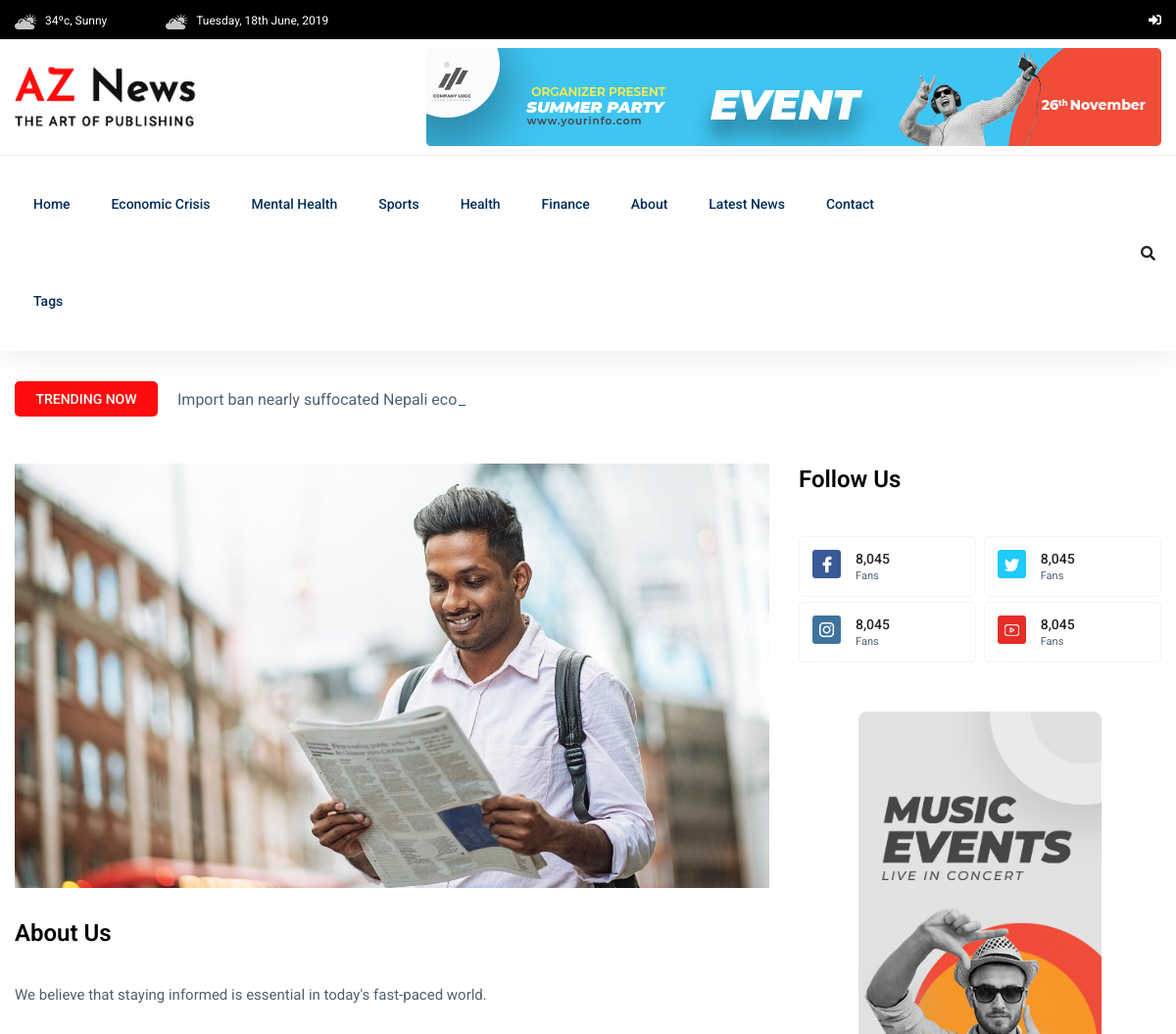
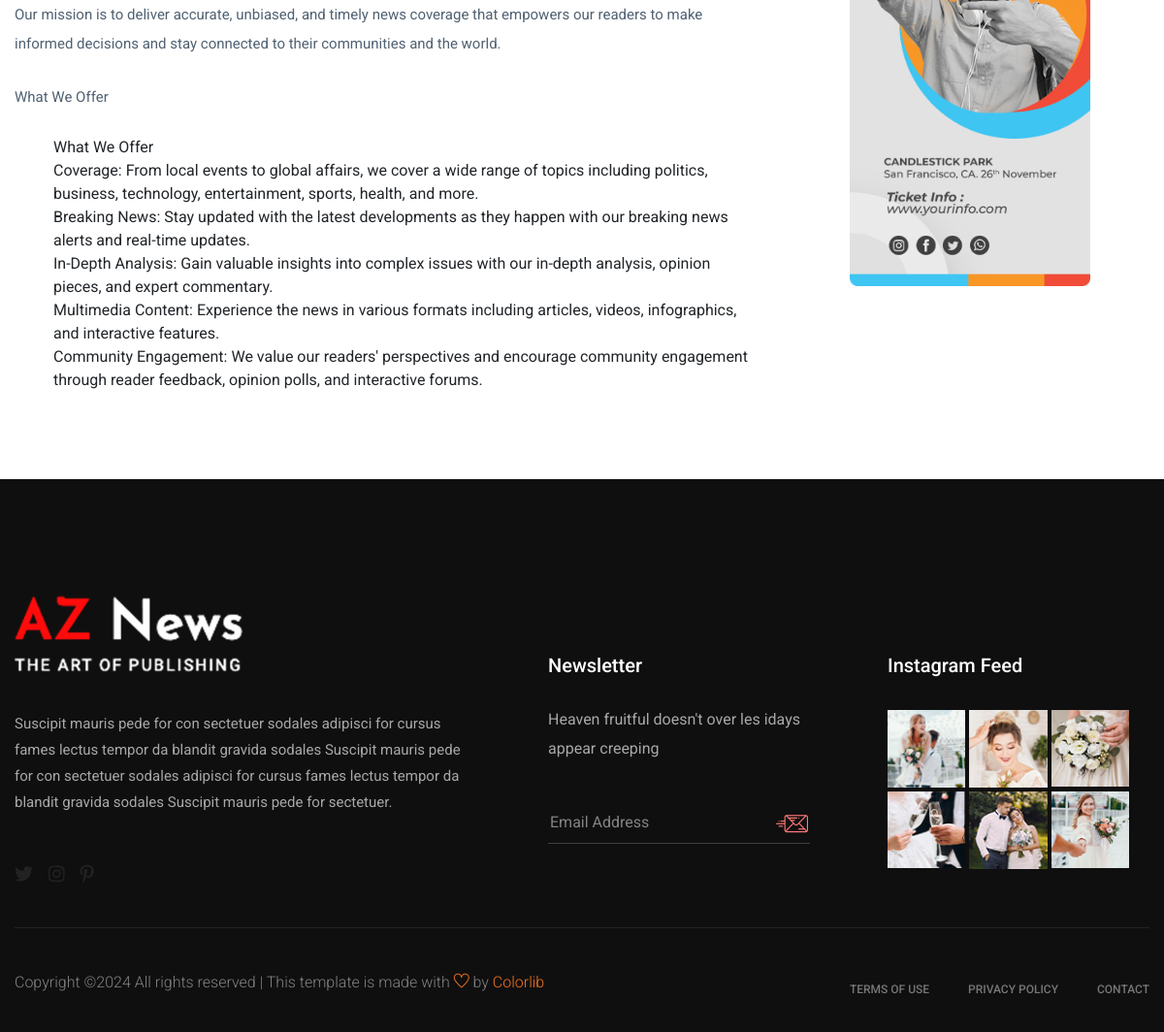
The page /about/ on the database its author committed (2 pictures, top to bottom).
### newspaper_app/models.py (models this page shows, shortened)
class TimeStampModel(models.Model):
    created_at=models.DateTimeField(auto_now_add=True)
    updated_at=models.DateTimeField(auto_now=True)
    class Meta:
        abstract=True #Do not create table in Database

class Category(TimeStampModel):
    name=models.CharField(max_length=100)

class Post(TimeStampModel):
    STATUS_CHOICES=[
        ("active","Active"),
        ("in_active","Inactive"),
    ]
    title=models.CharField(max_length=256)
    content=models.TextField()
    featured_image=models.ImageField(upload_to="post_images/%Y/%m/%d", blank=False)
    author=models.ForeignKey("auth.User", on_delete=models.CASCADE)
    status=models.CharField(max_length=20, choices=STATUS_CHOICES, default="active")
    views_count=models.PositiveBigIntegerField(default=0)
    published_at=models.DateTimeField(null=True, blank=True)
    category=models.ForeignKey(Category,on_delete=models.CASCADE)
    tag=models.ManyToManyField(Tag)

### newspaper_app/views.py (the view)
# urls.py: path("about/", views.AboutView.as_view(), name='about'),
class AboutView(TemplateView):
    template_name = "aznews/about.html"
    def get_context_data(self, **kwargs):
        context = super().get_context_data(**kwargs)
        context["trending_posts"] = Post.objects.filter(
            published_at__isnull=False, status="active"
        ).order_by("-views_count")[:3]
        context["categories"] = Category.objects.all()[:5]
        context["tags"] = Tag.objects.all()[:10]
        return context

### newspaper_app/navigation.py (called while the page is built)
def navigation(request):
    categories=Category.objects.all()[:5]
    tags=Tag.objects.all()[:10]
    trending_posts=Post.objects.filter(
        published_at__isnull=False, status="active"
    ).order_by("-views_count")[:3]
    return{
        "categories":categories,
        "tags":tags,
        "trending_posts":trending_posts,
    }

### templates/aznews/about.html
{% extends 'aznews/base.html' %}
{% load static %}
{% block content %}
<main>
    <div class="about-area">
        <div class="container">
            {% include 'aznews/home/trending/trending_title.html' %}
            <div class="row">
                <div class="col-lg-8">
                    <div class="about-right mb-90">
                        <div class="about-img">
                            <img src="{% static 'aznews/assets/img/post/Newspaper.jpg' %}" alt="">
                        </div>
                        <div class="section-tittle mb-30 pt-30">
                            <h3>About Us</h3>
                        </div>
                        <div class="about-prea">
                            <p class="about-pera1 mb-25">We believe that staying informed is essential in today's fast-paced world.</p>
                            <p class="about-pera1 mb-25">Our mission is to deliver accurate, unbiased, and timely news coverage that empowers our readers to make informed decisions and stay connected to their communities and the world.</p>
                            <p class="about-pera1 mb-25">
                                What We Offer <ol>
                                    What We Offer
<li> Coverage: From local events to global affairs, we cover a wide range of topics including politics, business, technology, entertainment, sports, health, and more.</li>
<li>Breaking News: Stay updated with the latest developments as they happen with our breaking news alerts and real-time updates.</li>
<li>In-Depth Analysis: Gain valuable insights into complex issues with our in-depth analysis, opinion pieces, and expert commentary.</li>
<li>Multimedia Content: Experience the news in various formats including articles, videos, infographics, and interactive features.</li>
<li>Community Engagement: We value our readers' perspectives and encourage community engagement through reader feedback, opinion polls, and interactive forums.</li>
                                </ol>
</p>
                        </div>
                    </div>
                </div>
                <div class="col-lg-4">
                    <div class="section-tittle mb-40">
                        <h3>Follow Us</h3>
                    </div>
                    <div class="single-follow mb-45">
                        <div class="single-box">
                            <div class="follow-us d-flex align-items-center">
                                <div class="follow-social">
                                    <a href="#"><img src="{% static 'aznews/assets/img/news/icon-fb.png' %}" alt=""></a>
                                </div>
                                <div class="follow-count">
                                    <span>8,045</span>
                                    <p>Fans</p>
                                </div>
                            </div>
                            <div class="follow-us d-flex align-items-center">
                                <div class="follow-social">
                                    <a href="#"><img src="{% static 'aznews/assets/img/news/icon-tw.png' %}" alt=""></a>
                                </div>
                                <div class="follow-count">
                                    <span>8,045</span>
                                    <p>Fans</p>
                                </div>
                            </div>
                            <div class="follow-us d-flex align-items-center">
                                <div class="follow-social">
                                    <a href="#"><img src="{% static 'aznews/assets/img/news/icon-ins.png' %}" alt=""></a>
                                </div>
                                <div class="follow-count">
                                    <span>8,045</span>
                                    <p>Fans</p>
                                </div>
                            </div>
                            <div class="follow-us d-flex align-items-center">
                                <div class="follow-social">
                                    <a href="#"><img src="{% static 'aznews/assets/img/news/icon-yo.png' %}" alt=""></a>
                                </div>
                                <div class="follow-count">
                                    <span>8,045</span>
                                    <p>Fans</p>
                                </div>
                            </div>
                        </div>
                    </div>
                    <div class="news-poster d-none d-lg-block">
                        <img src="{% static 'aznews/assets/img/news/news_card.jpg' %}" alt="">
                    </div>
                </div>
            </div>
        </div>
    </div>
</main>
{% endblock content %}

### templates/aznews/header.html (shortened to what this page needs)
{% load static %}
<header>
   <div class="header-area">
        <div class="main-header ">
            <div class="header-top black-bg d-none d-md-block">
               <div class="container">
                   <div class="col-xl-12">
                        <div class="row d-flex justify-content-between align-items-center">
                            <div class="header-info-left">
                                <ul>
                                    <li><img src="{% static 'aznews/assets/img/icon/header_icon1.png' %}" alt="">34ºc, Sunny </li>
                                    <li><img src="{% static 'aznews/assets/img/icon/header_icon1.png' %}" alt="">Tuesday, 18th June, 2019</li>
                                </ul>
                            </div>
                            <div class="header-info-right">
                                <ul class="header-social">
                                    {% if user.is_authenticated %}
                                    <li> <a href="#"><i class="fas fa-paste"></i></i></a></li>
                                    <li><a href="#"><i class="fas fa-plus"></i></a></li>
                                    <li><a href="{% url 'logout' %}"><i class="fas fa-sign-out-alt"></i></a></li>
                                    {% else %}
                                    <li><a href="{% url 'login' %}"><i class="fas fa-sign-in-alt"></i></a></li>
                                {% endif %}
                                </ul>
                            </div>
                        </div>
                   </div>
               </div>
            </div>
            <div class="header-mid d-none d-md-block">
               <div class="container">
                    <div class="row d-flex align-items-center">
                        <div class="col-xl-3 col-lg-3 col-md-3">
                            <div class="logo">
                                <a href="/"><img src="{% static 'aznews/assets/img/logo/logo.png' %}" alt=""></a>
                            </div>
                        </div>
                        <div class="col-xl-9 col-lg-9 col-md-9">
                            <div class="header-banner f-right ">
                                <img src="{% static 'aznews/assets/img/hero/header_card.jpg' %}" alt="">
                            </div>
                        </div>
                    </div>
               </div>
            </div>
           <div class="header-bottom header-sticky">
                <div class="container">
                    <div class="row align-items-center">
                        <div class="col-xl-10 col-lg-10 col-md-12 header-flex">
                            <div class="main-menu d-none d-md-block">
                                <nav>
                                    <ul id="navigation">
                                        <li><a href="/">Home</a></li>
                                        {% for category in categories %}
                                        <li><a href="{% url 'post-by-category' category.id %}">{{ category.name|title }}</a></li>
                                        {% endfor %}
                                        <li><a href="{% url 'about' %}">About</a></li>
                                        <li><a href="{% url 'post-list' %}">Latest News</a></li>
                                        <li><a href="{% url 'contact' %}">Contact</a></li>
                                        <li><a href="#">Tags</a>
                                        </li>
                                    </ul>
                                </nav>
                            </div>
                        </div>
                        <div class="col-xl-2 col-lg-2 col-md-4">
                            <div class="header-right-btn f-right d-none d-lg-block">
                                <i class="fas fa-search special-tag"></i>
                            </div>
                        </div>
                        <div class="col-12">
                        </div>
                    </div>
                </div>
           </div>
        </div>
   </div>
</header>

### templates/aznews/home/trending/trending_title.html
{% load static %}
<div class="row">
    <div class="col-lg-12">
        <div class="trending-tittle">
            <strong>Trending now</strong>
            <div class="trending-animated">
                <ul id="js-news" class="js-hidden">
                    {% for trending_post in trending_posts %}
                    <li class="news-item">{{ trending_post.title }}</li>
                    {% endfor %}
                </ul>
            </div>
        </div>
    </div>
</div>

### rows shown on the page
Category: name "Economic Crisis"
Category: name "Mental Health"
Category: name "Sports"
Category: name "Health"
Category: name "Finance"
Post: title "Import ban nearly suffocated Nepali economy, experts say"
